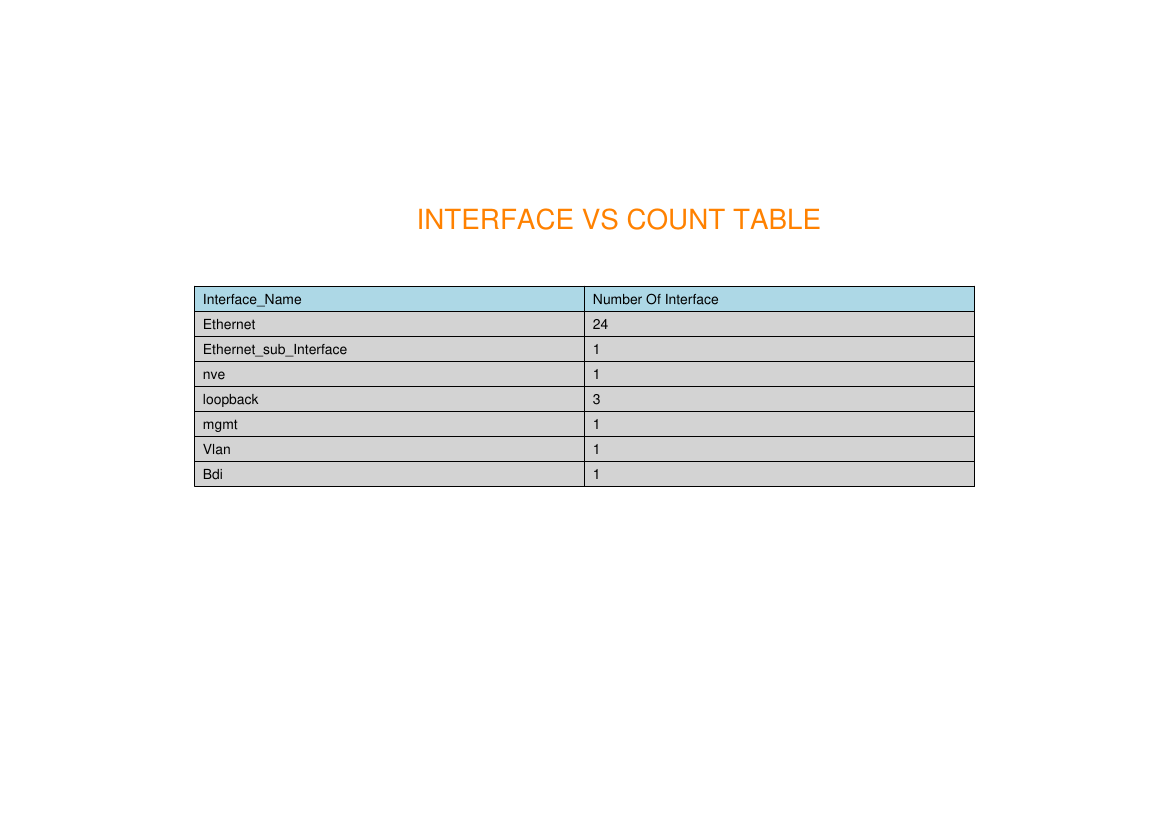

The Python source for this figure:
import pandas
import re 
from collections import Counter
import matplotlib.pyplot as plt
from matplotlib.backends.backend_pdf import PdfPages
import os
import sys
import  csv
################################################################################
colnames = ['Interface','AdminStatus','IPv4','VRF','Description','IPv6','SwitchPort']
data = pandas.read_csv('parsed_log_show_running_config.csv', names=colnames)
interface=data.Interface.tolist()
dict1={"Ethernet":0,"Ethernet_sub_Interface":0,"nve":0,"loopback":0,"mgmt":0,"Vlan":0,"Bdi":0,}
for intf in interface:
    if "." in intf:
        dict1["Ethernet_sub_Interface"]+=1
    else:
        for key,val in dict1.items():
            if(intf.startswith(key)):
                dict1[key]=dict1[key]+1;
######################################################################################
'''
THIS IS TABLE 
'''
from reportlab.lib import colors
from reportlab.lib.pagesizes import A4, inch, landscape
from reportlab.platypus import SimpleDocTemplate, Table, TableStyle, Paragraph
from reportlab.lib.styles import getSampleStyleSheet
from reportlab.lib.units import inch
doc = SimpleDocTemplate("table0.pdf", rightMargin=200,leftMargin=200, topMargin=200,bottomMargin=200)
doc.pagesize = landscape(A4)
elements = []
import pandas
import re 
from collections import Counter
import matplotlib.pyplot as plt
colnames = ['Interface','AdminStatus','IPv4','VRF','Description','IPv6','SwitchPort']
data = pandas.read_csv('parsed_log_show_running_config.csv', names=colnames)
interface=data.Interface.tolist()
x="Interface_Name"
dict2={x:"Number Of Interface", "Ethernet":0,"Ethernet_sub_Interface":0,"nve":0,"loopback":0,"mgmt":0,"Vlan":0,"Bdi":0,}
for intf in interface:
    if "." in intf:
        dict2["Ethernet_sub_Interface"]+=1
    else:
        for key,val in dict2.items():
            if(intf.startswith(key)):
                dict2[key]=dict2[key]+1;


data = dict2
style = TableStyle([('ALIGN',(1,1),(-2,-2),'RIGHT'),
                    ('VALIGN',(0,0),(0,-1),'TOP'),
                    ('TEXTFONT', (0, 1), (-1, 1), 'Times-Bold'), 
                    ('INNERGRID', (0,0), (-1,-1), 0.25, colors.black),
                    ('BOX', (0,0), (-1,-1), 0.25, colors.black),
                    ('BACKGROUND', (0, 0), (-1, -1), colors.lightgrey),
                    ('GRID', (0,0), (-1,-1), 0.25, colors.black),
                    ('BACKGROUND', (0, 0), (1, 0), colors.lightblue),
                ])
s = getSampleStyleSheet()
s = s["BodyText"]
s.wordWrap = 'CJK'
list1 =[[key,data[key]] for key in data]
t=Table(list1,colWidths=[3.9*inch]* 50)
t.setStyle(style)
elements.append(t)
doc.build(elements)
from reportlab.lib.colors import HexColor
from PyPDF2 import PdfFileWriter, PdfFileReader
import io
from reportlab.pdfgen import canvas
from reportlab.lib.pagesizes import letter

packet = io.BytesIO()
can = canvas.Canvas(packet, pagesize=letter)
can.setFillColor(HexColor(0xff8100))
can.setFont("Helvetica", 20)
can.drawString(300, 430, "INTERFACE VS COUNT TABLE")
can.save()
packet.seek(0)
new_pdf = PdfFileReader(packet)
existing_pdf = PdfFileReader(open("table0.pdf", "rb"))
output = PdfFileWriter()
page = existing_pdf.getPage(0)
page.mergePage(new_pdf.getPage(0))
output.addPage(page)
outputStream = open("table1.pdf", "wb")
output.write(outputStream)
outputStream.close()
    
#####################################################################################    
'''
THIS IS BAR GRAPH
'''

import matplotlib.pyplot as plt
D = dict1
x=D.keys()
y=D.values()
fig,ax=plt.subplots(figsize=(15, 6))
plt.bar(range(len(D)), D.values(), align='center')
plt.xticks(range(len(D)), list(D.keys()))
for i,v in enumerate(y):
         plt.text(i, v, str(v), color='red', fontweight='bold')
pp = PdfPages('bartable0.pdf')         
plt.savefig( pp, format='pdf')         
pp.close()
from reportlab.lib.colors import HexColor
from PyPDF2 import PdfFileWriter, PdfFileReader
import io
from reportlab.pdfgen import canvas
from reportlab.lib.pagesizes import letter

packet = io.BytesIO()
can = canvas.Canvas(packet, pagesize=letter)
can.setFillColor(HexColor(0xff8100))
can.setFont("Helvetica", 15)
can.drawString(50, 400, "BAR GRAPH")
can.save()
packet.seek(0)
new_pdf = PdfFileReader(packet)
existing_pdf = PdfFileReader(open("bartable0.pdf", "rb"))
output = PdfFileWriter()
page = existing_pdf.getPage(0)
page.mergePage(new_pdf.getPage(0))
output.addPage(page)
outputStream = open("bartable1.pdf", "wb")
output.write(outputStream)
outputStream.close()                

######################################################################################
'''
THIS IS PIE CHART
'''
import matplotlib.pyplot as plt1
fig,ax=plt.subplots(figsize=(15, 6))
labels = dict1.keys()
sizes = dict1.values()
colors = ['yellowgreen', 'seagreen', 'lightskyblue', '#F0F8FF','orange','green','teal']
plt1.pie(sizes, colors=colors,autopct='%5.0f%%',shadow=True)
texts = plt1.pie(sizes, colors=colors, shadow=True, startangle=360)
plt1.legend( labels, loc="upper right")
plt1.axis('equal')
plt1.tight_layout()
from matplotlib.backends.backend_pdf import PdfPages
pp1= PdfPages('piechart0.pdf')
plt1.savefig(pp1, format='pdf')
pp1.close()

from reportlab.lib.colors import HexColor
from PyPDF2 import PdfFileWriter, PdfFileReader
import io
from reportlab.pdfgen import canvas
from reportlab.lib.pagesizes import letter

packet = io.BytesIO()
can = canvas.Canvas(packet, pagesize=letter)
can.setFillColor(HexColor(0xff8100))
can.setFont("Helvetica", 15)
can.drawString(50, 400, "PIE CHART")
can.save()
packet.seek(0)
new_pdf = PdfFileReader(packet)
existing_pdf = PdfFileReader(open("piechart0.pdf", "rb"))
output = PdfFileWriter()
page = existing_pdf.getPage(0)
page.mergePage(new_pdf.getPage(0))
output.addPage(page)
outputStream = open("piechart1.pdf", "wb")
output.write(outputStream)
outputStream.close()

###########################################################################################

from PyPDF2 import PdfFileMerger

pdfs = ['table1.pdf','bartable1.pdf','piechart1.pdf',]

merger = PdfFileMerger()

###########################################################################################
for pdf in pdfs:
    merger.append(open(pdf, 'rb'))
import glob
import os
files=glob.glob('*.pdf')
for filename in files:
        os.unlink(filename)

with open('result1.pdf', 'wb') as fout:
    merger.write(fout)
############################################################################################

import pandas as pd
import pandas
import re 
from collections import Counter
import matplotlib.pyplot as plt
from matplotlib.backends.backend_pdf import PdfPages
import os
import sys
import  csv
'''
with open('parsed_log_show_running_config.csv','rb') as csvfile:
    for line in csvfile.readlines():
        print(line)
'''
colnames = ['Interface','AdminStatus','IPv4','VRF','Description','IPv6','SwitchPort']
data = pd.read_csv('parsed_log_show_running_config.csv', names=colnames)
interface=data.Interface.tolist()
Admin=data.AdminStatus.tolist()

dict2=dict(zip(interface,Admin))
dict1={"Interface":"AdminStatus(No ShutDown)","Ethernet":0,"Ethernet_sub_Interface":0,"nve":0,"loopback":0,"mgmt":0,"Vlan":0,"Bdi":0,}
#count=0
for key2,val2 in dict2.items():
            if "." in key2 and val2==" no shutdown":
                dict1["Ethernet_sub_Interface"]+=1
            else:               
                for key1,val1 in dict1.items(): 
                        if (key2.startswith(key1) and val2==' no shutdown'):
                                dict1[key1]+=1
######################################################################################
'''
THIS IS TABLE 
'''
from reportlab.lib import colors
from reportlab.lib.pagesizes import A4, inch, landscape
from reportlab.platypus import SimpleDocTemplate, Table, TableStyle, Paragraph
from reportlab.lib.styles import getSampleStyleSheet
from reportlab.lib.units import inch
doc = SimpleDocTemplate("table0.pdf", rightMargin=200,leftMargin=200, topMargin=200,bottomMargin=200)
doc.pagesize = landscape(A4)
elements = []
data = dict1
style = TableStyle([('ALIGN',(1,1),(-2,-2),'RIGHT'),
                    ('VALIGN',(0,0),(0,-1),'TOP'),
                    ('TEXTFONT', (0, 1), (-1, 1), 'Times-Bold'), 
                    ('INNERGRID', (0,0), (-1,-1), 0.25, colors.black),
                    ('BOX', (0,0), (-1,-1), 0.25, colors.black),
                    ('BACKGROUND', (0, 0), (-1, -1), colors.lightgrey),
                    ('GRID', (0,0), (-1,-1), 0.25, colors.black),
                    ('BACKGROUND', (0, 0), (1, 0), colors.lightblue),
                ])
s = getSampleStyleSheet()
s = s["BodyText"]
s.wordWrap = 'CJK'
list1 =[[key,data[key]] for key in data]
t=Table(list1,colWidths=[3.9*inch]* 50)
t.setStyle(style)
elements.append(t)
doc.build(elements)
from reportlab.lib.colors import HexColor
from PyPDF2 import PdfFileWriter, PdfFileReader
import io
from reportlab.pdfgen import canvas
from reportlab.lib.pagesizes import letter

packet = io.BytesIO()
can = canvas.Canvas(packet, pagesize=letter)
can.setFillColor(HexColor(0xff8100))
can.setFont("Helvetica", 20)
can.drawString(250, 430, "Interfaces V/S AdminStatus (No Shutdown) Table")
can.save()
packet.seek(0)
new_pdf = PdfFileReader(packet)
existing_pdf = PdfFileReader(open("table0.pdf", "rb"))
output = PdfFileWriter()
page = existing_pdf.getPage(0)
page.mergePage(new_pdf.getPage(0))
output.addPage(page)
outputStream = open("table1.pdf", "wb")
output.write(outputStream)
outputStream.close()
#####################################################################################    
'''
THIS IS BAR GRAPH
'''

import matplotlib.pyplot as plt
dict3={"Ethernet":0,"Ethernet_sub_Interface":0,"nve":0,"loopback":0,"mgmt":0,"Vlan":0,"Bdi":0,}
#count=0
for key2,val2 in dict2.items():
            if "." in key2 and val2==" no shutdown":
                dict3["Ethernet_sub_Interface"]+=1
            else:               
                for key1,val1 in dict3.items(): 
                        if (key2.startswith(key1) and val2==' no shutdown'):
                                dict3[key1]+=1
D = dict3
x=D.keys()
y=D.values()
fig,ax=plt.subplots(figsize=(15, 6))
plt.bar(range(len(D)), D.values(), align='center')
plt.xticks(range(len(D)), list(D.keys()))
for i,v in enumerate(y):
         plt.text(i, v, str(v), color='red', fontweight='bold')
pp = PdfPages('bartable0.pdf')         
plt.savefig( pp, format='pdf')         
pp.close()
from reportlab.lib.colors import HexColor
from PyPDF2 import PdfFileWriter, PdfFileReader
import io
from reportlab.pdfgen import canvas
from reportlab.lib.pagesizes import letter

packet = io.BytesIO()
can = canvas.Canvas(packet, pagesize=letter)
can.setFillColor(HexColor(0xff8100))
can.setFont("Helvetica", 15)
can.drawString(50, 400, "Interfaces V/S AdminStatus (No Shutdown) Bar Graph")
can.save()
packet.seek(0)
new_pdf = PdfFileReader(packet)
existing_pdf = PdfFileReader(open("bartable0.pdf", "rb"))
output = PdfFileWriter()
page = existing_pdf.getPage(0)
page.mergePage(new_pdf.getPage(0))
output.addPage(page)
outputStream = open("bartable1.pdf", "wb")
output.write(outputStream)
outputStream.close()                


######################################################################################   
'''
THIS IS PIE CHART
'''
import matplotlib.pyplot as plt1
fig,ax=plt.subplots(figsize=(15, 6))
labels = dict3.keys()
sizes = dict3.values()
colors = ['yellowgreen', 'seagreen', 'lightskyblue', '#F0F8FF','orange','green','teal']
plt1.pie(sizes, colors=colors,autopct='%5.0f%%',shadow=True)
texts = plt1.pie(sizes, colors=colors, shadow=True, startangle=360)
plt1.legend( labels, loc="upper right")
plt1.axis('equal')
plt1.tight_layout()
from matplotlib.backends.backend_pdf import PdfPages
pp1= PdfPages('piechart0.pdf')
plt1.savefig(pp1, format='pdf')
pp1.close()

from reportlab.lib.colors import HexColor
from PyPDF2 import PdfFileWriter, PdfFileReader
import io
from reportlab.pdfgen import canvas
from reportlab.lib.pagesizes import letter

packet = io.BytesIO()
can = canvas.Canvas(packet, pagesize=letter)
can.setFillColor(HexColor(0xff8100))
can.setFont("Helvetica", 15)
can.drawString(50, 400, "Interfaces V/S AdminStatus (No Shutdown) Pie Chart")
can.save()
packet.seek(0)
new_pdf = PdfFileReader(packet)
existing_pdf = PdfFileReader(open("piechart0.pdf", "rb"))
output = PdfFileWriter()
page = existing_pdf.getPage(0)
page.mergePage(new_pdf.getPage(0))
output.addPage(page)
outputStream = open("piechart1.pdf", "wb")
output.write(outputStream)
outputStream.close()

###########################################################################################
from PyPDF2 import PdfFileMerger

pdfs = ['result1.pdf','table1.pdf','bartable1.pdf','piechart1.pdf',]

merger = PdfFileMerger()

###########################################################################################
for pdf in pdfs:
    merger.append(open(pdf, 'rb'))
import glob
import os
files=glob.glob('*.pdf')
for filename in files:
        os.unlink(filename)

with open('result2.pdf', 'wb') as fout:
    merger.write(fout)



    
############################################################################################
import pandas as pd
import pandas
import re 
from collections import Counter
import matplotlib.pyplot as plt
from matplotlib.backends.backend_pdf import PdfPages
import os
import sys
import  csv
'''
with open('parsed_log_show_running_config.csv','rb') as csvfile:
    for line in csvfile.readlines():
        print(line)
'''
colnames = ['Interface','AdminStatus','IPv4','VRF','Description','IPv6','SwitchPort']
data = pd.read_csv('parsed_log_show_running_config.csv', names=colnames)
interface=data.Interface.tolist()
ipv4=data.IPv4.tolist()

dict2=dict(zip(interface,ipv4))
#dict1={"Interface":"AdminStatus(No ShutDown)","Ethernet":0,"Ethernet_sub_Interface":0,"nve":0,"loopback":0,"mgmt":0,"Vlan":0,"Bdi":0,}
#count=0
dict1={}
for key2,val2 in dict2.items():
            if "." in key2 and val2!=" ":
                dict1[key2]=val2
            #else:               
             #   for key1,val1 in dict1.items(): 
            if key2!=' ' and  val2!=' ':
                dict1[key2]=val2
######################################################################################
'''
THIS IS TABLE 
'''

from reportlab.lib import colors
from reportlab.lib.pagesizes import A4, inch, landscape
from reportlab.platypus import SimpleDocTemplate, Table, TableStyle, Paragraph
from reportlab.lib.styles import getSampleStyleSheet
from reportlab.lib.units import inch
doc = SimpleDocTemplate("table0.pdf", rightMargin=200,leftMargin=200, topMargin=200,bottomMargin=200)
doc.pagesize = landscape(A4)
elements = []
data = dict1
style = TableStyle([('ALIGN',(1,1),(-2,-2),'RIGHT'),
                    ('VALIGN',(0,0),(0,-1),'TOP'),
                    ('TEXTFONT', (0, 1), (-1, 1), 'Times-Bold'), 
                    ('INNERGRID', (0,0), (-1,-1), 0.25, colors.black),
                    ('BOX', (0,0), (-1,-1), 0.25, colors.black),
                    ('BACKGROUND', (0, 0), (-1, -1), colors.lightgrey),
                    ('GRID', (0,0), (-1,-1), 0.25, colors.black),
                    ('BACKGROUND', (0, 0), (1, 0), colors.lightblue),
                ])
s = getSampleStyleSheet()
s = s["BodyText"]
s.wordWrap = 'CJK'
list1 =[[key,data[key]] for key in data]
t=Table(list1,colWidths=[3.9*inch]* 50)
t.setStyle(style)
elements.append(t)
doc.build(elements)
from reportlab.lib.colors import HexColor
from PyPDF2 import PdfFileWriter, PdfFileReader
import io
from reportlab.pdfgen import canvas
from reportlab.lib.pagesizes import letter

packet = io.BytesIO()
can = canvas.Canvas(packet, pagesize=letter)
can.setFillColor(HexColor(0xff8100))
can.setFont("Helvetica", 20)
can.drawString(250, 430, "Interfaces And Corrosponding IPv4 Table")
can.save()
packet.seek(0)
new_pdf = PdfFileReader(packet)
existing_pdf = PdfFileReader(open("table0.pdf", "rb"))
output = PdfFileWriter()
page = existing_pdf.getPage(0)
page.mergePage(new_pdf.getPage(0))
output.addPage(page)
outputStream = open("table1.pdf", "wb")
output.write(outputStream)
outputStream.close()



 #####################################################################################    
'''
THIS IS BAR GRAPH
'''

import matplotlib.pyplot as plt
D = dict1
del D['Interface']


x=D.keys()
y=D.values()
fig,ax=plt.subplots(figsize=(15, 6))
plt.bar(range(len(D)), D.values(), align='center')
plt.xticks(range(len(D)), list(D.keys()))
for i,v in enumerate(y):
         plt.text(i, v, str(v), color='red', fontweight='bold')
pp = PdfPages('bartable0.pdf')         
plt.savefig( pp, format='pdf')         
pp.close()
from reportlab.lib.colors import HexColor
from PyPDF2 import PdfFileWriter, PdfFileReader
import io
from reportlab.pdfgen import canvas
from reportlab.lib.pagesizes import letter

packet = io.BytesIO()
can = canvas.Canvas(packet, pagesize=letter)
can.setFillColor(HexColor(0xff8100))
can.setFont("Helvetica", 15)
can.drawString(50, 400, "Interfaces And Corresponding IPv4 Bar Graph")
can.save()
packet.seek(0)
new_pdf = PdfFileReader(packet)
existing_pdf = PdfFileReader(open("bartable0.pdf", "rb"))
output = PdfFileWriter()
page = existing_pdf.getPage(0)
page.mergePage(new_pdf.getPage(0))
output.addPage(page)
outputStream = open("bartable1.pdf", "wb")
output.write(outputStream)
outputStream.close()                


######################################################################################   
'''
THIS IS PIE CHART
'''
dict2={}
for key,value in dict1.items():
            dict2[key]=1;       
import matplotlib.pyplot as plt1
fig,ax=plt.subplots(figsize=(15, 6))
labels = dict2.keys()
sizes = dict2.values()
colors = ['yellowgreen', 'seagreen', 'lightskyblue', '#F0F8FF','orange','green','teal']
plt1.pie(sizes, colors=colors,autopct='%5.0f%%',shadow=True)
texts = plt1.pie(sizes, colors=colors, shadow=True, startangle=360)
plt1.legend( labels, loc="upper right")
plt1.axis('equal')
plt1.tight_layout()
from matplotlib.backends.backend_pdf import PdfPages
pp1= PdfPages('piechart0.pdf')
plt1.savefig(pp1, format='pdf')
pp1.close()

from reportlab.lib.colors import HexColor
from PyPDF2 import PdfFileWriter, PdfFileReader
import io
from reportlab.pdfgen import canvas
from reportlab.lib.pagesizes import letter

packet = io.BytesIO()
can = canvas.Canvas(packet, pagesize=letter)
can.setFillColor(HexColor(0xff8100))
can.setFont("Helvetica", 15)
can.drawString(50, 400, "Interfaces And Corresponding IPv4 Pie Chart")
can.save()
packet.seek(0)
new_pdf = PdfFileReader(packet)
existing_pdf = PdfFileReader(open("piechart0.pdf", "rb"))
output = PdfFileWriter()
page = existing_pdf.getPage(0)
page.mergePage(new_pdf.getPage(0))
output.addPage(page)
outputStream = open("piechart1.pdf", "wb")
output.write(outputStream)
outputStream.close()

###########################################################################################
from PyPDF2 import PdfFileMerger

pdfs = ['result2.pdf','table1.pdf','bartable1.pdf','piechart1.pdf',]

merger = PdfFileMerger()

###########################################################################################
for pdf in pdfs:
    merger.append(open(pdf, 'rb'))
import glob
import os
files=glob.glob('*.pdf')
for filename in files:
        os.unlink(filename)

with open('result3.pdf', 'wb') as fout:
    merger.write(fout)
############################################################################################
            

import pandas as pd
import pandas
import re 
from collections import Counter
import matplotlib.pyplot as plt
from matplotlib.backends.backend_pdf import PdfPages
import os
import sys
import  csv
'''
with open('parsed_log_show_running_config.csv','rb') as csvfile:
    for line in csvfile.readlines():
        print(line)
'''
colnames = ['Interface','AdminStatus','IPv4','VRF','Description','IPv6','SwitchPort']
data = pd.read_csv('parsed_log_show_running_config.csv', names=colnames)
interface=data.Interface.tolist()
Vrf=data.VRF.tolist()

dict2=dict(zip(interface,Vrf))
#dict1={"Interface":"AdminStatus(No ShutDown)","Ethernet":0,"Ethernet_sub_Interface":0,"nve":0,"loopback":0,"mgmt":0,"Vlan":0,"Bdi":0,}
#count=0
#dict2=dict(zip(interface,ipv4))
#dict1={"Interface":"AdminStatus(No ShutDown)","Ethernet":0,"Ethernet_sub_Interface":0,"nve":0,"loopback":0,"mgmt":0,"Vlan":0,"Bdi":0,}
#count=0
dict1={}
for key2,val2 in dict2.items():
            if "." in key2 and val2!=" ":
                dict1[key2]=val2
            #else:               
             #   for key1,val1 in dict1.items(): 
            if key2!=' ' and  val2!=' ':
                dict1[key2]=val2
######################################################################################
'''
THIS IS TABLE 
'''

from reportlab.lib import colors
from reportlab.lib.pagesizes import A4, inch, landscape
from reportlab.platypus import SimpleDocTemplate, Table, TableStyle, Paragraph
from reportlab.lib.styles import getSampleStyleSheet
from reportlab.lib.units import inch
doc = SimpleDocTemplate("table0.pdf", rightMargin=200,leftMargin=200, topMargin=200,bottomMargin=200)
doc.pagesize = landscape(A4)
elements = []
data = dict1
style = TableStyle([('ALIGN',(1,1),(-2,-2),'RIGHT'),
                    ('VALIGN',(0,0),(0,-1),'TOP'),
                    ('TEXTFONT', (0, 1), (-1, 1), 'Times-Bold'), 
                    ('INNERGRID', (0,0), (-1,-1), 0.25, colors.black),
                    ('BOX', (0,0), (-1,-1), 0.25, colors.black),
                    ('BACKGROUND', (0, 0), (-1, -1), colors.lightgrey),
                    ('GRID', (0,0), (-1,-1), 0.25, colors.black),
                    ('BACKGROUND', (0, 0), (1, 0), colors.lightblue),
                ])
s = getSampleStyleSheet()
s = s["BodyText"]
s.wordWrap = 'CJK'
list1 =[[key,data[key]] for key in data]
t=Table(list1,colWidths=[3.9*inch]* 50)
t.setStyle(style)
elements.append(t)
doc.build(elements)
from reportlab.lib.colors import HexColor
from PyPDF2 import PdfFileWriter, PdfFileReader
import io
from reportlab.pdfgen import canvas
from reportlab.lib.pagesizes import letter

packet = io.BytesIO()
can = canvas.Canvas(packet, pagesize=letter)
can.setFillColor(HexColor(0xff8100))
can.setFont("Helvetica", 20)
can.drawString(250, 430, "Interfaces And Corrosponding VRF Table")
can.save()
packet.seek(0)
new_pdf = PdfFileReader(packet)
existing_pdf = PdfFileReader(open("table0.pdf", "rb"))
output = PdfFileWriter()
page = existing_pdf.getPage(0)
page.mergePage(new_pdf.getPage(0))
output.addPage(page)
outputStream = open("table1.pdf", "wb")
output.write(outputStream)
outputStream.close()

 #####################################################################################    
'''
THIS IS BAR GRAPH
'''

import matplotlib.pyplot as plt
D = dict1
del D['Interface']


x=D.keys()
y=D.values()
fig,ax=plt.subplots(figsize=(15, 6))
plt.bar(range(len(D)), D.values(), align='center')
plt.xticks(range(len(D)), list(D.keys()))
for i,v in enumerate(y):
         plt.text(i, v, str(v), color='red', fontweight='bold')
pp = PdfPages('bartable0.pdf')         
plt.savefig( pp, format='pdf')         
pp.close()
from reportlab.lib.colors import HexColor
from PyPDF2 import PdfFileWriter, PdfFileReader
import io
from reportlab.pdfgen import canvas
from reportlab.lib.pagesizes import letter

packet = io.BytesIO()
can = canvas.Canvas(packet, pagesize=letter)
can.setFillColor(HexColor(0xff8100))
can.setFont("Helvetica", 15)
can.drawString(50, 400, "Interfaces And Corrosponding VRF Table")
can.save()
packet.seek(0)
new_pdf = PdfFileReader(packet)
existing_pdf = PdfFileReader(open("bartable0.pdf", "rb"))
output = PdfFileWriter()
page = existing_pdf.getPage(0)
page.mergePage(new_pdf.getPage(0))
output.addPage(page)
outputStream = open("bartable1.pdf", "wb")
output.write(outputStream)
outputStream.close()                

######################################################################################   
'''
THIS IS PIE CHART
'''
dict2={}
for key,value in dict1.items():
            dict2[key]=1;       
import matplotlib.pyplot as plt1
fig,ax=plt.subplots(figsize=(15, 6))
labels = dict2.keys()
sizes = dict2.values()
colors = ['yellowgreen', 'seagreen', 'lightskyblue', '#F0F8FF','orange','green','teal']
plt1.pie(sizes, colors=colors,autopct='%5.0f%%',shadow=True)
texts = plt1.pie(sizes, colors=colors, shadow=True, startangle=360)
plt1.legend( labels, loc="upper right")
plt1.axis('equal')
plt1.tight_layout()
from matplotlib.backends.backend_pdf import PdfPages
pp1= PdfPages('piechart0.pdf')
plt1.savefig(pp1, format='pdf')
pp1.close()

from reportlab.lib.colors import HexColor
from PyPDF2 import PdfFileWriter, PdfFileReader
import io
from reportlab.pdfgen import canvas
from reportlab.lib.pagesizes import letter

packet = io.BytesIO()
can = canvas.Canvas(packet, pagesize=letter)
can.setFillColor(HexColor(0xff8100))
can.setFont("Helvetica", 15)
can.drawString(50, 400, "Interfaces And Corrosponding VRF Table")
can.save()
packet.seek(0)
new_pdf = PdfFileReader(packet)
existing_pdf = PdfFileReader(open("piechart0.pdf", "rb"))
output = PdfFileWriter()
page = existing_pdf.getPage(0)
page.mergePage(new_pdf.getPage(0))
output.addPage(page)
outputStream = open("piechart1.pdf", "wb")
output.write(outputStream)
outputStream.close()

###########################################################################################
from PyPDF2 import PdfFileMerger

pdfs = ['result3.pdf','table1.pdf','bartable1.pdf','piechart1.pdf',]

merger = PdfFileMerger()

###########################################################################################
for pdf in pdfs:
    merger.append(open(pdf, 'rb'))
import glob
import os
files=glob.glob('*.pdf')
for filename in files:
        os.unlink(filename)

with open('result4.pdf', 'wb') as fout:
    merger.write(fout)
############################################################################################

import pandas as pd
import pandas
import re 
from collections import Counter
import matplotlib.pyplot as plt
from matplotlib.backends.backend_pdf import PdfPages
import os
import sys
import  csv
'''
with open('parsed_log_show_running_config.csv','rb') as csvfile:
    for line in csvfile.readlines():
        print(line)
'''
colnames = ['Interface','AdminStatus','IPv4','VRF','Description','IPv6','SwitchPort']
data = pd.read_csv('parsed_log_show_running_config.csv', names=colnames)
interface=data.Interface.tolist()
IPv6=data.IPv6.tolist()

dict2=dict(zip(interface,IPv6))
#dict1={"Interface":"AdminStatus(No ShutDown)","Ethernet":0,"Ethernet_sub_Interface":0,"nve":0,"loopback":0,"mgmt":0,"Vlan":0,"Bdi":0,}
#count=0
#dict2=dict(zip(interface,ipv4))
#dict1={"Interface":"AdminStatus(No ShutDown)","Ethernet":0,"Ethernet_sub_Interface":0,"nve":0,"loopback":0,"mgmt":0,"Vlan":0,"Bdi":0,}
#count=0
dict1={}
for key2,val2 in dict2.items():
            if "." in key2 and val2!=" ":
                dict1[key2]=val2
            #else:               
             #   for key1,val1 in dict1.items(): 
            if key2!=' ' and  val2!=' ':
                dict1[key2]=val2
######################################################################################
'''
THIS IS TABLE 
'''

from reportlab.lib import colors
from reportlab.lib.pagesizes import A4, inch, landscape
from reportlab.platypus import SimpleDocTemplate, Table, TableStyle, Paragraph
from reportlab.lib.styles import getSampleStyleSheet
from reportlab.lib.units import inch
doc = SimpleDocTemplate("table0.pdf", rightMargin=200,leftMargin=200, topMargin=200,bottomMargin=200)
doc.pagesize = landscape(A4)
elements = []
data = dict1
style = TableStyle([('ALIGN',(1,1),(-2,-2),'RIGHT'),
                    ('VALIGN',(0,0),(0,-1),'TOP'),
                    ('TEXTFONT', (0, 1), (-1, 1), 'Times-Bold'), 
                    ('INNERGRID', (0,0), (-1,-1), 0.25, colors.black),
                    ('BOX', (0,0), (-1,-1), 0.25, colors.black),
                    ('BACKGROUND', (0, 0), (-1, -1), colors.lightgrey),
                    ('GRID', (0,0), (-1,-1), 0.25, colors.black),
                    ('BACKGROUND', (0, 0), (1, 0), colors.lightblue),
                ])
s = getSampleStyleSheet()
s = s["BodyText"]
s.wordWrap = 'CJK'
list1 =[[key,data[key]] for key in data]
t=Table(list1,colWidths=[3.9*inch]* 50)
t.setStyle(style)
elements.append(t)
doc.build(elements)
from reportlab.lib.colors import HexColor
from PyPDF2 import PdfFileWriter, PdfFileReader
import io
from reportlab.pdfgen import canvas
from reportlab.lib.pagesizes import letter

packet = io.BytesIO()
can = canvas.Canvas(packet, pagesize=letter)
can.setFillColor(HexColor(0xff8100))
can.setFont("Helvetica", 20)
can.drawString(250, 430, "Interfaces And Corrosponding IPv6 Table")
can.save()
packet.seek(0)
new_pdf = PdfFileReader(packet)
existing_pdf = PdfFileReader(open("table0.pdf", "rb"))
output = PdfFileWriter()
page = existing_pdf.getPage(0)
page.mergePage(new_pdf.getPage(0))
output.addPage(page)
outputStream = open("table1.pdf", "wb")
output.write(outputStream)
outputStream.close()

 #####################################################################################    
'''
THIS IS BAR GRAPH
'''

import matplotlib.pyplot as plt
D = dict1
del D['Interface']


x=D.keys()
y=D.values()
fig,ax=plt.subplots(figsize=(15, 6))
plt.bar(range(len(D)), D.values(), align='center')
plt.xticks(range(len(D)), list(D.keys()))
for i,v in enumerate(y):
         plt.text(i, v, str(v), color='red', fontweight='bold')
pp = PdfPages('bartable0.pdf')         
plt.savefig( pp, format='pdf')         
pp.close()
from reportlab.lib.colors import HexColor
from PyPDF2 import PdfFileWriter, PdfFileReader
import io
from reportlab.pdfgen import canvas
from reportlab.lib.pagesizes import letter

packet = io.BytesIO()
can = canvas.Canvas(packet, pagesize=letter)
can.setFillColor(HexColor(0xff8100))
can.setFont("Helvetica", 15)
can.drawString(50, 400, "Interfaces And Corrosponding IPv6 Table")
can.save()
packet.seek(0)
new_pdf = PdfFileReader(packet)
existing_pdf = PdfFileReader(open("bartable0.pdf", "rb"))
output = PdfFileWriter()
page = existing_pdf.getPage(0)
page.mergePage(new_pdf.getPage(0))
output.addPage(page)
outputStream = open("bartable1.pdf", "wb")
output.write(outputStream)
outputStream.close()                

######################################################################################   
'''
THIS IS PIE CHART
'''
dict2={}
for key,value in dict1.items():
            dict2[key]=1;       
import matplotlib.pyplot as plt1
fig,ax=plt.subplots(figsize=(15, 6))
labels = dict2.keys()
sizes = dict2.values()
colors = ['yellowgreen', 'seagreen', 'lightskyblue', '#F0F8FF','orange','green','teal']
plt1.pie(sizes, colors=colors,autopct='%5.0f%%',shadow=True)
texts = plt1.pie(sizes, colors=colors, shadow=True, startangle=360)
plt1.legend( labels, loc="upper right")
plt1.axis('equal')
plt1.tight_layout()
from matplotlib.backends.backend_pdf import PdfPages
pp1= PdfPages('piechart0.pdf')
plt1.savefig(pp1, format='pdf')
pp1.close()

from reportlab.lib.colors import HexColor
from PyPDF2 import PdfFileWriter, PdfFileReader
import io
from reportlab.pdfgen import canvas
from reportlab.lib.pagesizes import letter

packet = io.BytesIO()
can = canvas.Canvas(packet, pagesize=letter)
can.setFillColor(HexColor(0xff8100))
can.setFont("Helvetica", 15)
can.drawString(50, 400, "Interfaces And Corrosponding IPv6 Table")
can.save()
packet.seek(0)
new_pdf = PdfFileReader(packet)
existing_pdf = PdfFileReader(open("piechart0.pdf", "rb"))
output = PdfFileWriter()
page = existing_pdf.getPage(0)
page.mergePage(new_pdf.getPage(0))
output.addPage(page)
outputStream = open("piechart1.pdf", "wb")
output.write(outputStream)
outputStream.close()

###########################################################################################
from PyPDF2 import PdfFileMerger

pdfs = ['result4.pdf','table1.pdf','bartable1.pdf','piechart1.pdf',]

merger = PdfFileMerger()

###########################################################################################
for pdf in pdfs:
    merger.append(open(pdf, 'rb'))
import glob
import os
files=glob.glob('*.pdf')
for filename in files:
        os.unlink(filename)

with open('parsed_log_show_running_config_report.pdf', 'wb') as fout:
    merger.write(fout)
############################################################################################

import time

time.sleep(1)
